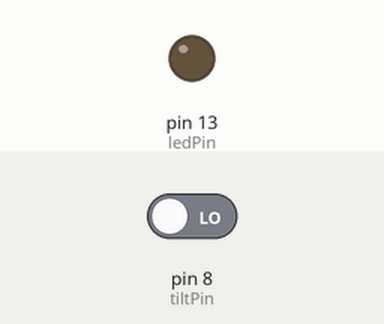
A sketch run on a simulated Arduino Uno, built with avr-gcc and run on an emulated ATmega328P. On the bench: output pins drawn as LEDs (lit = HIGH). The inputs (shaded band) are chosen by the test bench; at power-on: pin 8 (tiltPin) LOW.

Above: at 1.2 s.
1.3 s: pin 8 (tiltPin) driven HIGH
At 2.3 s:
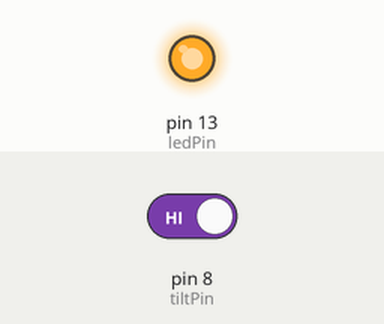
2.8 s: pin 8 (tiltPin) driven LOW
At 3.5 s:
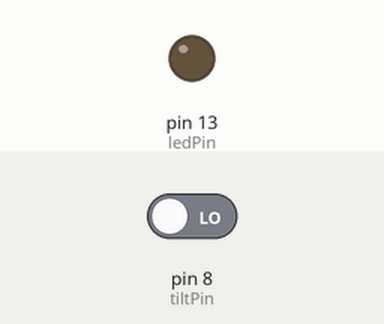
Timing chart, 0 to 5.8 s (numbered marks = the images above; inputs shaded):
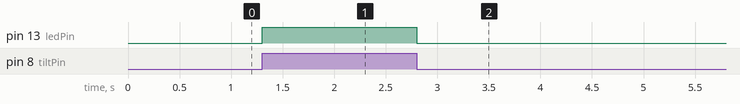

Measured:
- after the input at 1.3 s, pin 13 (ledPin): LOW → HIGH at once
- after the input at 2.8 s, pin 13 (ledPin): HIGH → LOW at once

The sketch:

Tilt_Switch.ino
```cpp
int tiltPin = 8;      // pin number for tilt switch signal
int ledPin =  13;     // pin number of LED
int tiltState = 0;    // variable for reading the tilt switch status

void setup() {
  pinMode(ledPin, OUTPUT);  // set the LED pin as output
  pinMode(tiltPin, INPUT);  // set the tilt switch pin as input
}

void loop(){
  // get the tilt switch state
  tiltState = digitalRead(tiltPin);

  // check if tilt switch is tilted.
  if (tiltState == HIGH) {
    digitalWrite(ledPin, HIGH);
  }
  else {
    digitalWrite(ledPin, LOW);
  }
}
```
